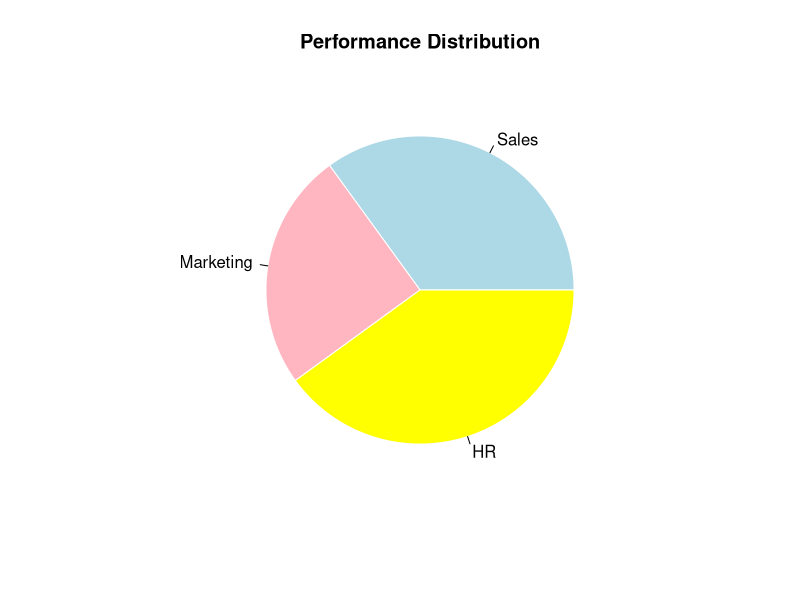
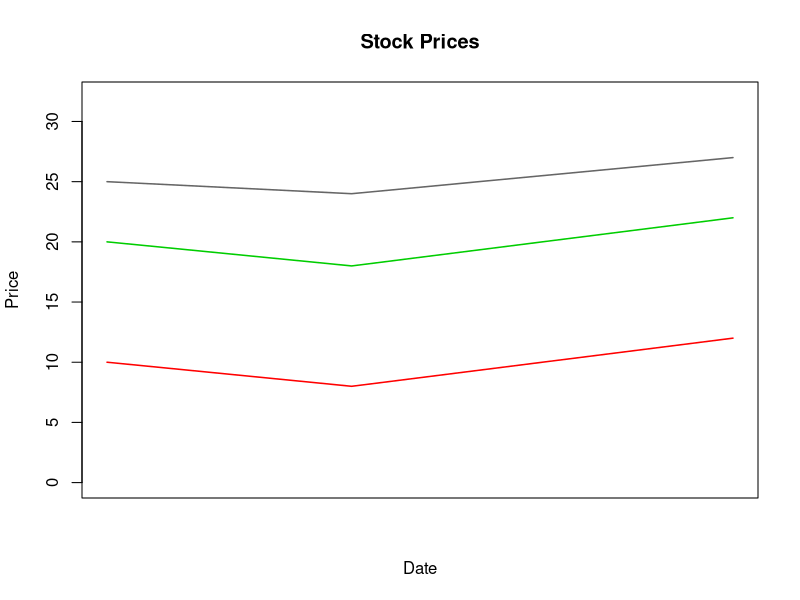

Write R code to recreate these figures, in order.
# ── Graph 1: Performance Distribution (Pie Chart) ─────────────────────────

dept_data <- data.frame(
  Department = c("Sales", "Marketing", "HR"),
  Score      = c(35, 25, 40)
)

pie(
  dept_data$Score,
  labels = dept_data$Department,
  main   = "Performance Distribution",
  col    = c("lightblue", "lightpink", "yellow"),
  border = "white"
)

# ── Graph 2: Stock Prices (Multi-Line Chart) ───────────────────────────────

# Date sequence
dates <- seq(as.Date("2021-01-01"), as.Date("2021-01-03"), by = "month")
dates <- c(as.Date("2021-01-01"), as.Date("2021-03-01"), as.Date("2021-06-01"))

stock_data <- data.frame(
  Date   = dates,
  StockA = c(25, 24, 27),   # grey line  - relatively flat
  StockB = c(20, 18, 22),   # green line - slight curve
  StockC = c(10,  8, 12)    # red line   - lowest, slight curve
)

# Set up plot area
plot(
  stock_data$Date, stock_data$StockA,
  type  = "l",
  col   = "grey40",
  lwd   = 1.5,
  xlab  = "Date",
  ylab  = "Price",
  main  = "Stock Prices",
  ylim  = c(0, max(stock_data$StockA) + 5),
  xaxt  = "n"   # custom x-axis
)

# Add Stock B and Stock C lines
lines(stock_data$Date, stock_data$StockB, col = "green3", lwd = 1.5)
lines(stock_data$Date, stock_data$StockC, col = "red",    lwd = 1.5)

# Custom x-axis labels matching image (Jan 01, Jan
